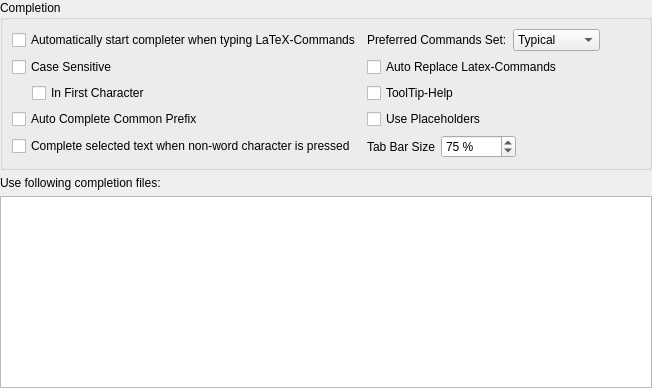
     <widget class="QWidget" name="pageCompletion">
      <layout class="QVBoxLayout" name="verticalLayout_4">
       <property name="margin">
        <number>0</number>
       </property>
       <item>
        <widget class="QGroupBox" name="groupBox_2">
         <property name="title">
          <string>Completion</string>
         </property>
         <layout class="QGridLayout" name="gridLayout7" rowstretch="0,0,0,0,0" columnstretch="1,1">
          <item row="0" column="0">
           <widget class="QCheckBox" name="checkBoxCompletion">
            <property name="toolTip">
             <string>Starts the completer as soon as '\' is typed. Alternatively the completer can always be started manually by Ctrl+Space.</string>
            </property>
            <property name="text">
             <string>Automatically start completer when typing LaTeX-Commands</string>
            </property>
           </widget>
          </item>
          <item row="1" column="0">
           <widget class="QCheckBox" name="checkBoxCaseSensitive">
            <property name="text">
             <string>Case Sensitive</string>
            </property>
           </widget>
          </item>
          <item row="2" column="0">
           <layout class="QHBoxLayout">
            <item>
             <spacer>
              <property name="orientation">
               <enum>Qt::Horizontal</enum>
              </property>
              <property name="sizeType">
               <enum>QSizePolicy::Minimum</enum>
              </property>
              <property name="sizeHint" stdset="0">
               <size>
                <width>20</width>
                <height>20</height>
               </size>
              </property>
             </spacer>
            </item>
            <item>
             <widget class="QCheckBox" name="checkBoxCaseSensitiveInFirstCharacter">
              <property name="text">
               <string>In First Character</string>
              </property>
              <property name="advancedOption" stdset="0">
               <bool>true</bool>
              </property>
             </widget>
            </item>
            <item>
             <spacer>
              <property name="orientation">
               <enum>Qt::Horizontal</enum>
              </property>
              <property name="sizeHint" stdset="0">
               <size>
                <width>40</width>
                <height>20</height>
               </size>
              </property>
             </spacer>
            </item>
           </layout>
          </item>
          <item row="3" column="0">
           <widget class="QCheckBox" name="checkBoxCompletePrefix">
            <property name="toolTip">
             <string>If all completer suggestions have the next characters in common, you can use &lt;Tab&gt; to automatically insert them.</string>
            </property>
            <property name="text">
             <string>Auto Complete Common Prefix</string>
            </property>
            <property name="advancedOption" stdset="0">
             <bool>true</bool>
            </property>
           </widget>
          </item>
          <item row="4" column="0">
           <widget class="QCheckBox" name="checkBoxEOWCompletes">
            <property name="text">
             <string>Complete selected text when non-word character is pressed</string>
            </property>
            <property name="advancedOption" stdset="0">
             <bool>true</bool>
            </property>
           </widget>
          </item>
          <item row="0" column="1">
           <layout class="QHBoxLayout" name="horizontalLayout">
            <item>
             <widget class="QLabel" name="label">
              <property name="text">
               <string>Preferred Commands Set:</string>
              </property>
             </widget>
            </item>
            <item>
             <widget class="QComboBox" name="comboBoxPreferedTab">
              <item>
               <property name="text">
                <string>Typical</string>
               </property>
              </item>
              <item>
               <property name="text">
                <string>Most Used</string>
               </property>
              </item>
              <item>
               <property name="text">
                <string>All</string>
               </property>
              </item>
             </widget>
            </item>
            <item>
             <spacer name="horizontalSpacer_3">
              <property name="orientation">
               <enum>Qt::Horizontal</enum>
              </property>
              <property name="sizeHint" stdset="0">
               <size>
                <width>40</width>
                <height>20</height>
               </size>
              </property>
             </spacer>
            </item>
           </layout>
          </item>
          <item row="1" column="1">
           <widget class="QCheckBox" name="checkBoxAutoReplaceCommands">
            <property name="toolTip">
             <string>Allows in-place substitution of commands. Example:&lt;br&gt;
&lt;code&gt;\textbf{foo}&lt;/code&gt;
&lt;ul&gt;
&lt;li&gt;Put cursor behind &quot;text&quot;&lt;/li&gt;
&lt;li&gt;Start completer by Ctrl+Space&lt;/li&gt;
&lt;li&gt;Select &lt;code&gt;\textrm&lt;/code&gt;&lt;li&gt;
&lt;li&gt;The result is &lt;code&gt;\textrm{foo}&lt;/code&gt;&lt;li&gt;
&lt;/ul&gt;</string>
            </property>
            <property name="text">
             <string>Auto Replace Latex-Commands</string>
            </property>
           </widget>
          </item>
          <item row="2" column="1">
           <widget class="QCheckBox" name="checkBoxToolTipHelp">
            <property name="toolTip">
             <string>Shows a tooltip with a description of the selected completer command</string>
            </property>
            <property name="text">
             <string>ToolTip-Help</string>
            </property>
            <property name="advancedOption" stdset="0">
             <bool>false</bool>
            </property>
           </widget>
          </item>
          <item row="3" column="1">
           <widget class="QCheckBox" name="checkBoxUsePlaceholders">
            <property name="text">
             <string>Use Placeholders</string>
            </property>
            <property name="advancedOption" stdset="0">
             <bool>true</bool>
            </property>
           </widget>
          </item>
          <item row="4" column="1">
           <layout class="QHBoxLayout" name="horizontalLayout_2">
            <item>
             <widget class="QLabel" name="label_40">
              <property name="toolTip">
               <string>Size of the tab bar at the bottom or top of the completer</string>
              </property>
              <property name="text">
               <string>Tab Bar Size</string>
              </property>
              <property name="advancedOption" stdset="0">
               <bool>true</bool>
              </property>
             </widget>
            </item>
            <item>
             <widget class="QSpinBox" name="spinBoxTabRelFontSize">
              <property name="toolTip">
               <string>Size of the command set tabs at the bottom or top of the completer</string>
              </property>
              <property name="suffix">
               <string notr="true"> %</string>
              </property>
              <property name="maximum">
               <number>10000</number>
              </property>
              <property name="value">
               <number>75</number>
              </property>
              <property name="advancedOption" stdset="0">
               <bool>true</bool>
              </property>
             </widget>
            </item>
            <item>
             <spacer name="horizontalSpacer_2">
              <property name="orientation">
               <enum>Qt::Horizontal</enum>
              </property>
              <property name="sizeHint" stdset="0">
               <size>
                <width>40</width>
                <height>20</height>
               </size>
              </property>
             </spacer>
            </item>
           </layout>
          </item>
         </layout>
        </widget>
       </item>
       <item>
        <widget class="QLabel" name="label_12">
         <property name="text">
          <string>Use following completion files:</string>
         </property>
        </widget>
       </item>
       <item>
        <widget class="QListWidget" name="completeListWidget">
         <property name="toolTip">
          <string>TXS tries to automatically load completion files for packages if a
\usepackage{} command is found. These automatically included files
are not shown here. Checking additional packages here is usually not
necessary. However if automatic detection fails or you want to include
specfic user completion files, you can enforce their usage by activating
them here.</string>
         </property>
         <property name="flow">
          <enum>QListView::TopToBottom</enum>
         </property>
         <property name="isWrapping" stdset="0">
          <bool>true</bool>
         </property>
         <property name="resizeMode">
          <enum>QListView::Adjust</enum>
         </property>
         <property name="uniformItemSizes">
          <bool>false</bool>
         </property>
         <property name="sortingEnabled">
          <bool>true</bool>
         </property>
        </widget>
       </item>
      </layout>
     </widget>
